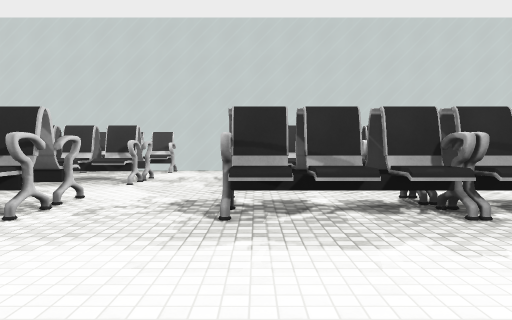
View 1 (above)

23 first-person views from a walk through a Unity game level. The camera is 1.5 m above the floor, tilts 2° down and sees 70° across. The floor is counted in squares, 2 m on a side. Each view is taken from the middle of a square. On the plan, view 1 faces up. The plan holds only what a view shows up to about 11 squares ahead; the rest is blank. The player is left out. Some animated figures are left out. Surface patterns are stand-ins for the level's own textures.

View 2
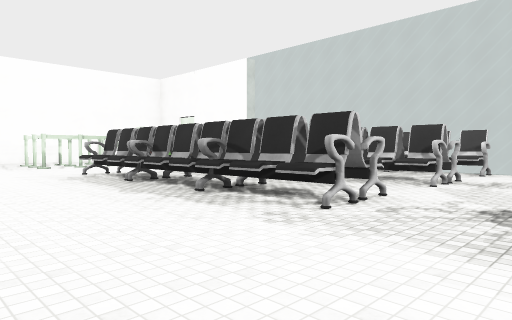

View 3
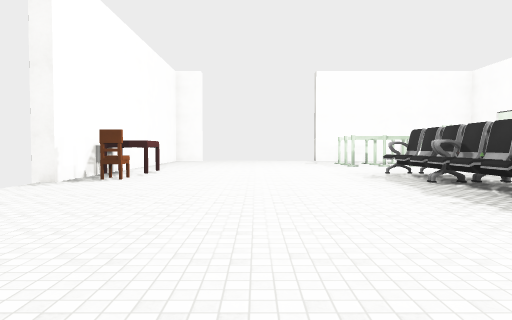

View 4
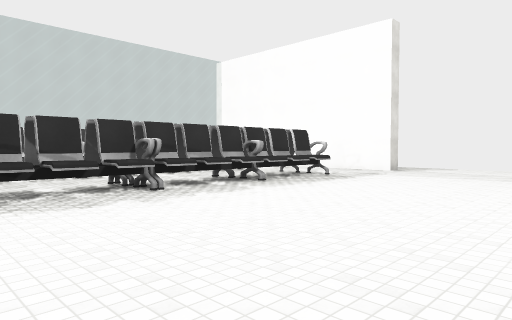

View 5
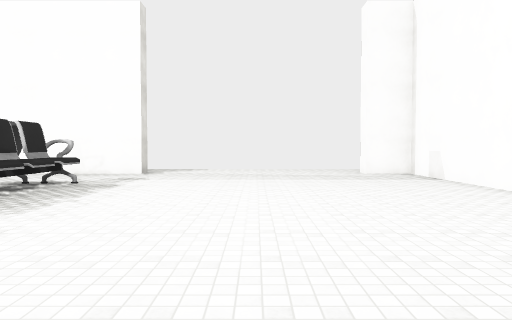

View 6
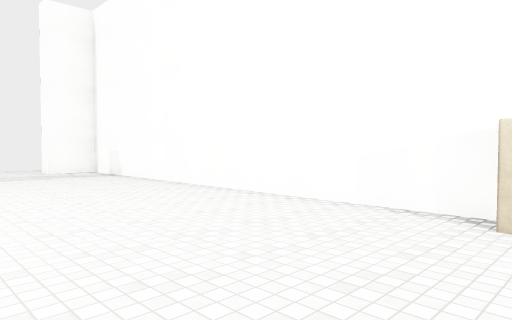

View 7
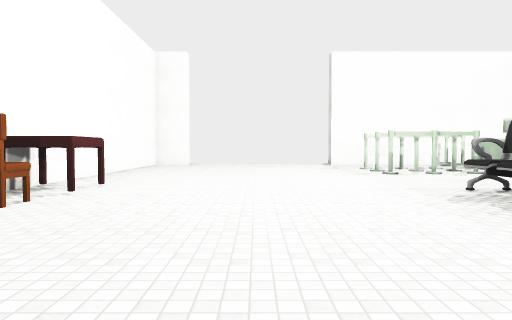

View 8
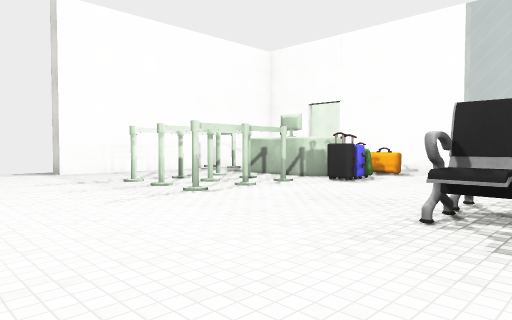

View 9
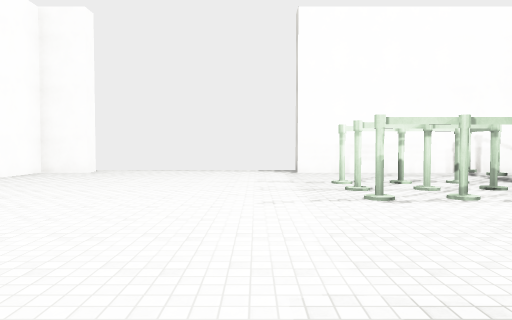

View 10
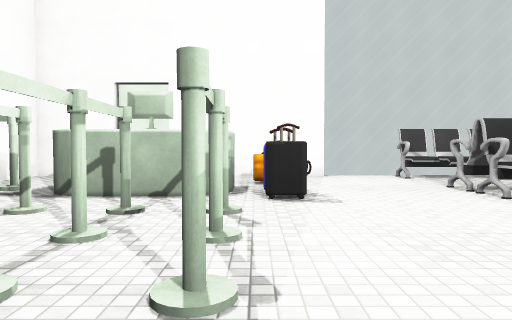

View 11
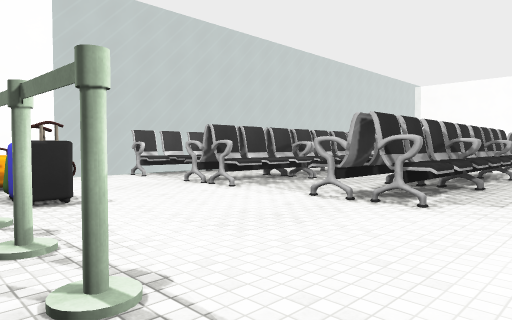

View 12
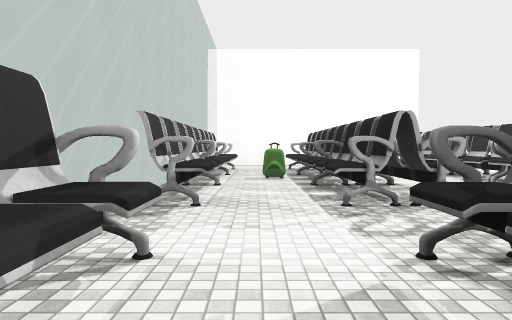

View 13
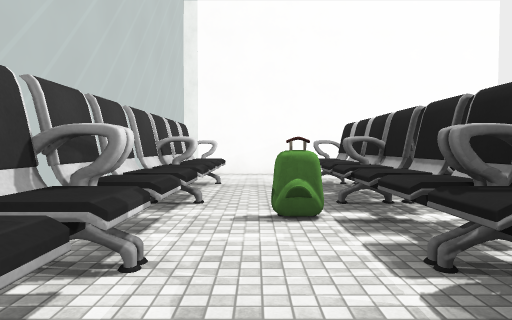

View 14
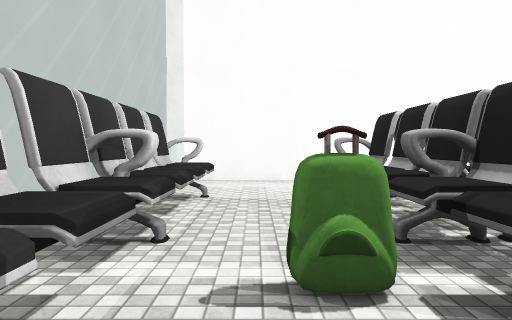

View 15
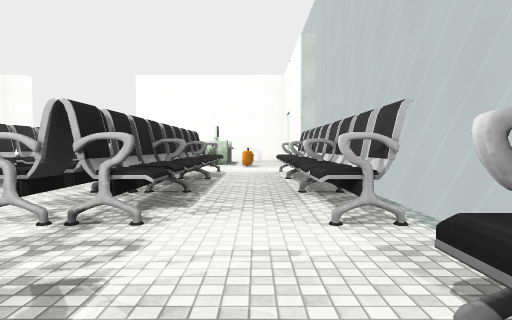

View 16
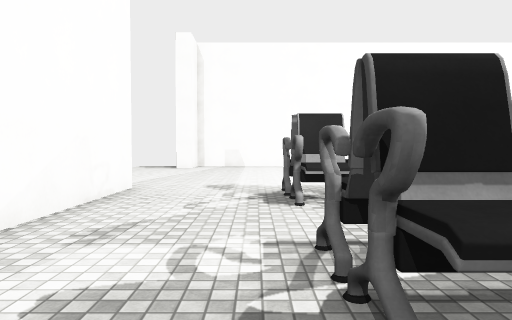

View 17
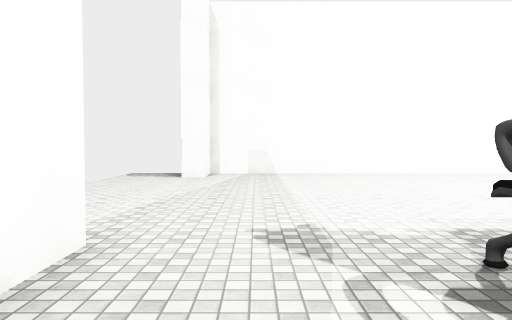

View 18
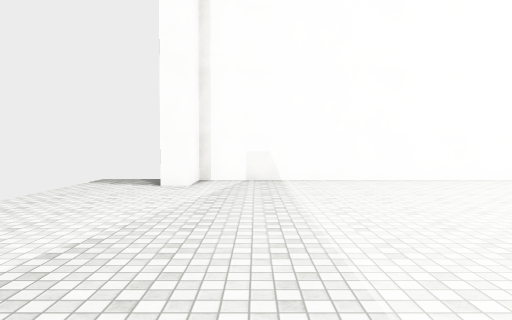

View 19
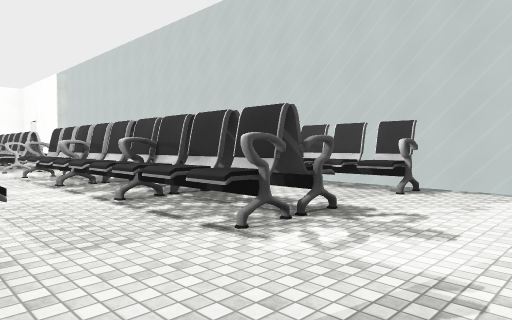

View 20
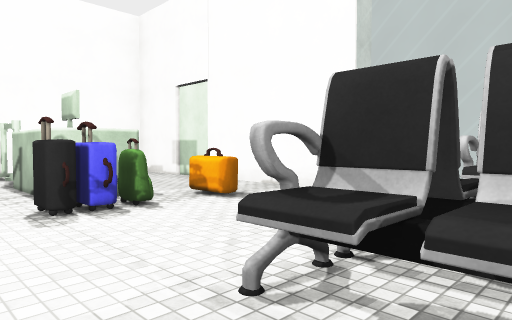

View 21
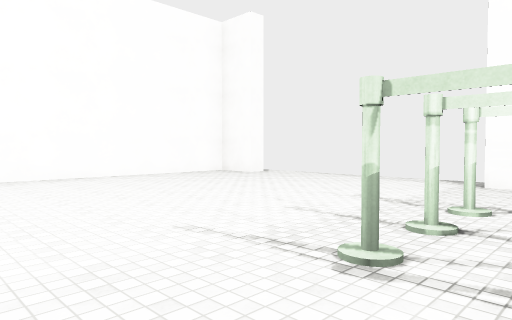

View 22
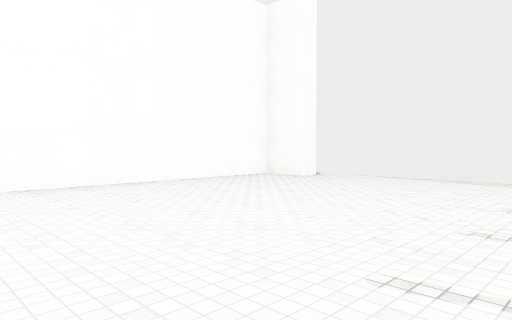

View 23
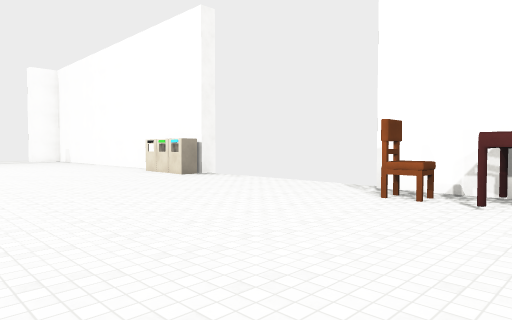

### Floor plan
Key: @ floor where view 1 was taken; # wall or solid block; x gap in a wall; . floor; = window, fence, low wall or low ledge; ^ raised ledge; B bag; O other object.
Columns run from 20 left of view 1 to 12 right of it. Each row starts with its distance up from view 1.
 12 ########===     ==== ==     = =#
 11 #.........#^#^^#^#..#^#^^#^#...#
 10 #.....B........................#
  9 #..  ^....OOOO.OOO..OOOOOOOO...#
  8 #xx###O...########..########...#
  7 #.....O........................#
  6 #..............................#
  5 #....##...OOOOOOOO..OOOOOOOO...#
  4 #..#.##...OOOOOOOO..OOOOOOOO...#
  3 ................................
  2 ................................
  1 .................................
  0 ....................@............
 -1 .................................
 -2 .................................
 -3 #........OOO.....................
 -4 #........#O.......OO...........#.
 -5 ########## #x     ##############

Where each view was taken, in squares from view 1:
view 1: 0 up, 0 right, facing up
view 2: 0 up, 0 right, facing up-left
view 3: 0 up, 0 right, facing left
view 4: 2 down, 1 left, facing up-right
view 5: 0 up, 0 right, facing right
view 6: 0 up, 1 left, facing down-right
view 7: 0 up, 4 left, facing left
view 8: 0 up, 9 left, facing up-left
view 9: 2 up, 9 left, facing left
view 10: 2 up, 14 left, facing up
view 11: 2 up, 15 left, facing up-right
view 12: 10 up, 5 left, facing right
view 13: 10 up, 0 right, facing right
view 14: 10 up, 2 right, facing right
view 15: 10 up, 1 right, facing left
view 16: 10 up, 8 right, facing down
view 17: 6 up, 9 right, facing down
view 18: 4 up, 9 right, facing down
view 19: 5 up, 10 right, facing up-left
view 20: 6 up, 9 left, facing up-left
view 21: 5 up, 12 left, facing down-left
view 22: 3 up, 12 left, facing down-left
view 23: 2 up, 11 left, facing down-right
